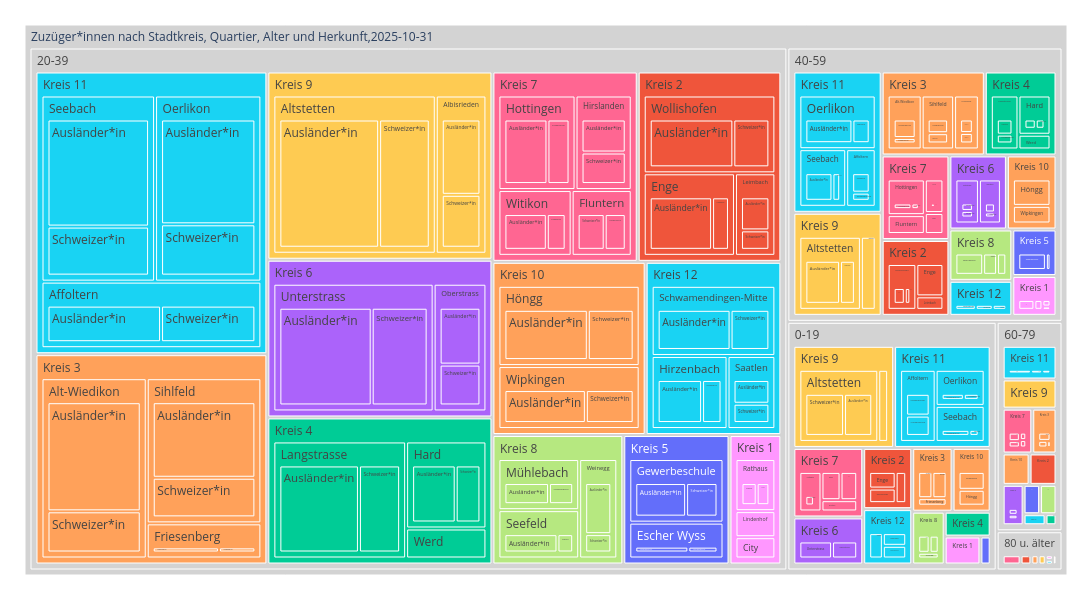

Notebook cell for this chart:
### Code cell
treeMap3 = mypy_dv.plot_px_treemap(
    data=myTreemapAgg.loc[time_slot].reset_index().sort_values("AlterV20ueber80Sort_noDM", ascending=True)
    ,levels=['AlterV20ueber80Kurz_noDM','KreisLang','QuarLang','HerkunftLang']
    ,values="sum_AnzZuzuWir"
    ,color="KreisLang"
    #, color_continuous_scale='Blues'
    ,color_discrete_map={'(?)':'lightgrey', 'Erwerbstätige':'#99C32E', 'Nichterwerbspersonen':'#7B4100', 'Erwerbslose':'#DB247D'}  
    ,height=600
    ,width=1100               
    #,margin_val_bottom=25
    ,myHeaderTitle="Zuzüger*innen nach Stadtkreis, Quartier, Alter und Herkunft,"+time_slot

)
treeMap3

### Figure 1 — Plotly figure (JSON) as saved in the notebook; plotly's stock layout.template omitted (floating-point values rounded to 4 significant figures; data arrays with more than 128 entries replaced by an {"elided": "..."} marker saying what was removed)
{"data": [{"branchvalues": "total", "customdata": {"elided": "420x1 str values"}, "domain": {"x": [0, 1], "y": [0, 1]}, "hovertemplate": "%{label}<br><br>Anzahl:<br>%{value}<extra></extra>", "ids": {"elided": "420 str values"}, "labels": {"elided": "420 str values"}, "marker": {"colors": {"elided": "420 str values"}}, "name": "", "parents": {"elided": "420 str values"}, "root": {"color": "grey"}, "type": "treemap", "values": {"elided": "420 int values"}}], "layout": {"height": 600, "legend": {"tracegroupgap": 0}, "margin": {"b": 25, "l": 25, "r": 25, "t": 25}, "width": 1100}}
